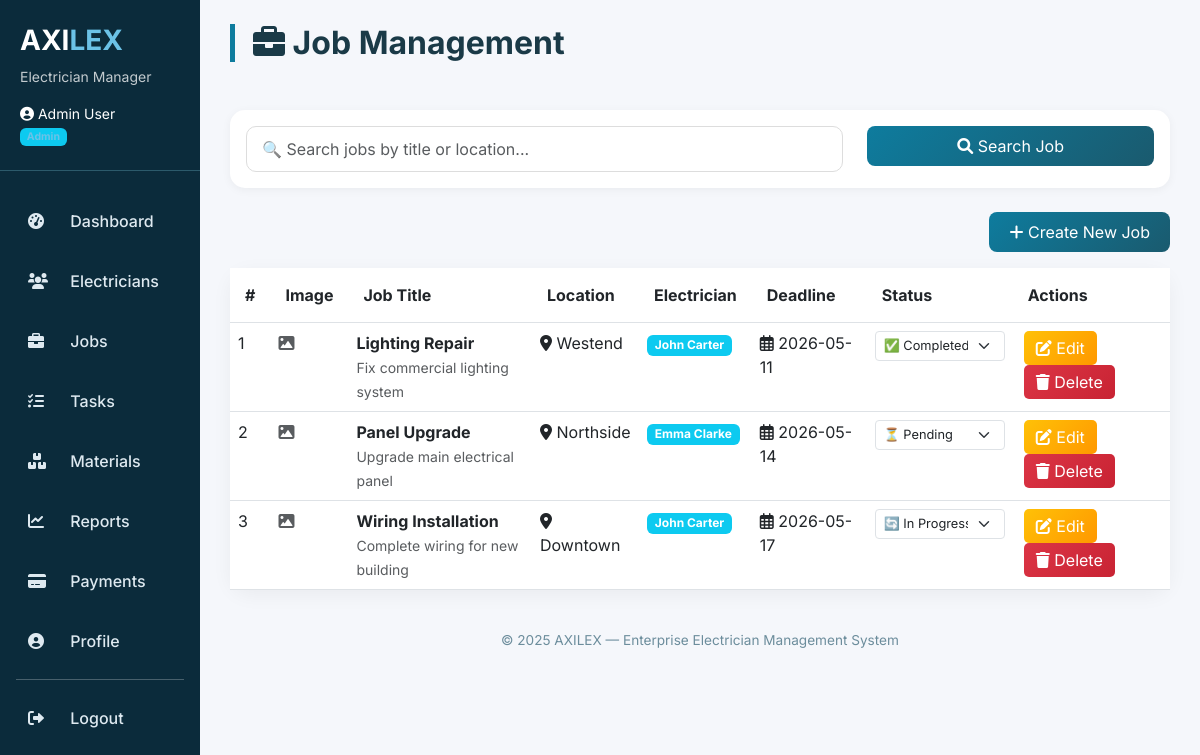
The page /jobs (signed in) on the database its author committed.
### tables this page shows
CREATE TABLE jobs (
        id INTEGER PRIMARY KEY AUTOINCREMENT,
        title TEXT NOT NULL,
        location TEXT,
        electrician_id INTEGER,
        deadline DATE,
        status TEXT DEFAULT 'Pending',
        description TEXT,
        job_image TEXT,
        amount REAL DEFAULT 0,
        created_at TIMESTAMP DEFAULT CURRENT_TIMESTAMP,
        FOREIGN KEY (electrician_id) REFERENCES electricians (id)
    );

CREATE TABLE electricians (
        id INTEGER PRIMARY KEY AUTOINCREMENT,
        name TEXT NOT NULL,
        phone TEXT,
        email TEXT,
        specialization TEXT,
        status TEXT DEFAULT 'Available',
        user_id INTEGER,
        created_at TIMESTAMP DEFAULT CURRENT_TIMESTAMP,
        FOREIGN KEY (user_id) REFERENCES users (id)
    );

### app.py (the view)
@app.route('/jobs')
@login_required
def jobs():
    search = request.args.get('search', '')
    conn = get_db()
    user_role = session['user_role']
    user_id = session['user_id']
    query = """
        SELECT j.*, e.name as electrician_name
        FROM jobs j
        LEFT JOIN electricians e ON j.electrician_id = e.id
        WHERE 1=1
    """
    params = []
    if user_role == 'Electrician':
        electrician = conn.execute("SELECT id FROM electricians WHERE user_id=?", (user_id,)).fetchone()
        if electrician:
            query += " AND j.electrician_id = ?"
            params.append(electrician['id'])
    if search:
        query += " AND (j.title LIKE ? OR j.location LIKE ?)"
        params.extend([f'%{search}%', f'%{search}%'])
    query += " ORDER BY j.deadline"
    jobs = conn.execute(query, params).fetchall()
    electricians = conn.execute("SELECT id, name FROM electricians").fetchall() if user_role == 'Admin' else []
    conn.close()
    return render_template('jobs.html', jobs=jobs, electricians=electricians, search=search, user_role=user_role)

### app.py (called while the page is built)
def login_required(f):
    @wraps(f)
    def decorated_function(*args, **kwargs):
        if 'user_id' not in session:
            flash('Please login to access this page.', 'warning')
            return redirect(url_for('login'))
        return f(*args, **kwargs)
    return decorated_function

def get_db():
    conn = sqlite3.connect('database.db')
    conn.row_factory = sqlite3.Row
    return conn

### frontend/templates/jobs.html (shortened to what this page needs)
{% extends "base.html" %}
{% block content %}
<div class="row mb-4">
    <div class="col-12">
        <h2 class="page-title"><i class="fas fa-briefcase"></i> Job Management</h2>
    </div>
</div>
<div class="card mb-4" style="border-radius: 15px; border: none; box-shadow: 0 2px 10px rgba(0,0,0,0.05);">
    <div class="card-body">
        <div class="row">
            <div class="col-md-8">
                <input type="text" id="searchInput" class="form-control search-box"
                       placeholder="🔍 Search jobs by title or location..." value="{{ search }}">
            </div>
            <div class="col-md-4">
                <button class="btn btn-colorful w-100" onclick="searchJobs()">
                    <i class="fas fa-search"></i> Search Job
                </button>
            </div>
        </div>
    </div>
</div>
<div class="row mb-3">
    <div class="col-12 text-end">
        {% if user_role == 'Admin' %}
        <button class="btn btn-colorful" data-bs-toggle="modal" data-bs-target="#addJobModal">
            <i class="fas fa-plus"></i> Create New Job
        </button>
        {% endif %}
    </div>
</div>
<div class="card" style="border-radius: 20px; border: none; box-shadow: 0 5px 20px rgba(0,0,0,0.05);">
    <div class="card-body p-0">
        <div class="table-responsive">
            <table class="table table-hover mb-0">
                <thead style="background: #f8f9fa;">
                    <tr>
                        <th style="padding: 15px;">#</th>
                        <th style="padding: 15px;">Image</th>
                        <th style="padding: 15px;">Job Title</th>
                        <th style="padding: 15px;">Location</th>
                        <th style="padding: 15px;">Electrician</th>
                        <th style="padding: 15px;">Deadline</th>
                        <th style="padding: 15px;">Status</th>
                        {% if user_role == 'Admin' %}
                        <th style="padding: 15px;">Actions</th>
                        {% endif %}
                    </tr>
                </thead>
                <tbody>
                    {% for job in jobs %}
                    <tr>
                        <td>{{ loop.index }}</td>
                        <td>
                            {% if job.job_image %}
                                <img src="/uploads/job_images/{{ job.job_image }}" class="job-image-preview" alt="Job Image" onclick="window.open(this.src)">
                            {% else %}
                                <i class="fas fa-image text-muted"></i>
                            {% endif %}
                        </td>
                        <td>
                            <strong>{{ job.title }}</strong><br>
                            <small class="text-muted">{{ job.description[:40] if job.description else '' }}{% if job.description and job.description|length > 40 %}...{% endif %}</small>
                        </td>
                        <td><i class="fas fa-map-marker-alt"></i> {{ job.location or 'N/A' }}</td>
                        <td>
                            {% if job.electrician_name %}
                                <span class="badge bg-info">{{ job.electrician_name }}</span>
                            {% else %}
                                <span class="badge bg-secondary">Unassigned</span>
                            {% endif %}
                        </td>
                        <td>
                            <i class="far fa-calendar-alt"></i> {{ job.deadline or 'N/A' }}
                        </td>
                        <td>
                            {% if user_role == 'Admin' %}
                            <select class="form-select form-select-sm" onchange="updateJobStatus({{ job.id }}, this.value)"
                                    style="width: 130px; font-size: 0.8rem;">
                                <option value="Pending" {% if job.status == 'Pending' %}selected{% endif %}>⏳ Pending</option>
                                <option value="In Progress" {% if job.status == 'In Progress' %}selected{% endif %}>🔄 In Progress</option>
                                <option value="Completed" {% if job.status == 'Completed' %}selected{% endif %}>✅ Completed</option>
                            </select>
                            {% else %}
                            <span class="badge {% if job.status == 'Completed' %}bg-success{% elif job.status == 'In Progress' %}bg-warning{% else %}bg-secondary{% endif %}">
                                {{ job.status }}
                            </span>
                            {% endif %}
                        </td>
                        {% if user_role == 'Admin' %}
                        <td>
                            <button class="btn-edit" onclick="editJob({{ job.id }})">
                                <i class="fas fa-edit"></i> Edit
                            </button>
                            <button class="btn-delete" onclick="deleteJob({{ job.id }})">
                                <i class="fas fa-trash"></i> Delete
                            </button>
                        </td>
                        {% endif %}
                    </tr>
                    {% endfor %}
                </tbody>
            </table>
        </div>
    </div>
</div>
{% endblock %}

### frontend/templates/base.html (style rules this page uses)
* { font-family: 'Inter', sans-serif; }
body { background: #f5f7fb; }
.page-title { font-weight: 700; color: #1a3a47; margin-bottom: 24px; border-left: 5px solid #0e7c9e; padding-left: 18px; }

### frontend/templates/jobs.html (style rules this page uses)
.btn-colorful { background: linear-gradient(135deg, #0e7c9e, #1a5a6e); color: white; border: none; padding: 8px 20px; border-radius: 8px; transition: transform 0.2s; }
.btn-edit { background: linear-gradient(135deg, #ffc107, #ff9800); color: white; border: none; padding: 5px 12px; border-radius: 5px; margin: 0 3px; }
.btn-delete { background: linear-gradient(135deg, #dc3545, #c82333); color: white; border: none; padding: 5px 12px; border-radius: 5px; margin: 0 3px; }
.search-box { border-radius: 10px; border: 1px solid #ddd; padding: 10px 15px; }

### rows shown on the page
jobs: title "Lighting Repair", description "Fix commercial lighting system", location "Westend", electrician_name "John Carter", deadline "2026-05-11", status+id "✅ Completed"
jobs: title "Panel Upgrade", description "Upgrade main electrical panel", location "Northside", electrician_name "Emma Clarke", deadline "2026-05-14", status+id "⏳ Pending"
jobs: title "Wiring Installation", description "Complete wiring for new building", location "Downtown", electrician_name "John Carter", deadline "2026-05-17", status+id "🔄 In Progress"

### other values the page prints
{{ session.user_name }} "Admin User"
{{ session.user_role }} "Admin"
